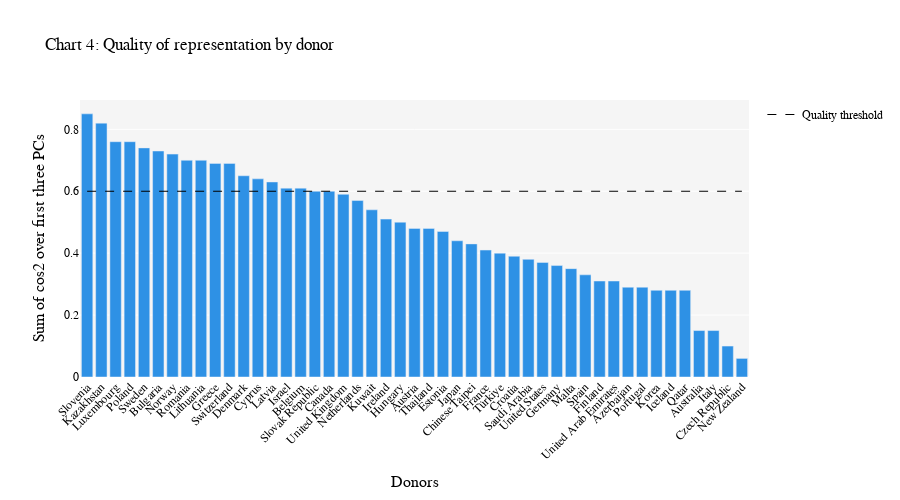

The notebook cell this image was saved under:
### Code cell
def create_cos2_chart(cos2_df):
    
    cos2_df.sort_values('Sum_cos2', ascending=False, inplace=True)
    
    fig = go.Figure()
    
    fig.add_trace(go.Bar(
        x=cos2_df['Donor'],
        y=cos2_df['Sum_cos2'],
        marker_color=px.colors.qualitative.Dark24[0],
        showlegend=False
    ))
    
    fig.add_trace(
        go.Scatter(
            x=cos2_df['Donor'],
            y=[0.6]*len(cos2_df['Donor']),
            mode="lines",
            line=dict(color='black', width=1, dash='dash'),
            hoverinfo='skip',
            name='Quality threshold'
        )
    )

    
    fig.update_layout(
        title="Chart 4: Quality of representation by donor",
        height=500,
        plot_bgcolor='rgb(245, 245, 245)',
        font_family='Montserrat',
        font_color='black',
        font_size=12
    )
    fig.update_xaxes(tickangle=-45, title=dict(text="Donors", font=dict(size=16)))
    fig.update_yaxes(title=dict(text="Sum of cos2 over first three PCs", font=dict(size=16)))
    return fig

fig19 = create_cos2_chart(cos2_df)
fig19.show()

### Figure 1 — Plotly figure (JSON) as saved in the notebook; plotly's stock layout.template omitted (floating-point values rounded to 4 significant figures)
{"data": [{"marker": {"color": "#2E91E5"}, "showlegend": false, "type": "bar", "x": ["Slovenia", "Kazakhstan", "Luxembourg", "Poland", "Sweden", "Bulgaria", "Norway", "Romania", "Lithuania", "Greece", "Switzerland", "Denmark", "Cyprus", "Latvia", "Israel", "Belgium", "Slovak Republic", "Canada", "United Kingdom", "Netherlands", "Kuwait", "Ireland", "Hungary", "Austria", "Thailand", "Estonia", "Japan", "Chinese Taipei", "France", "Türkiye", "Croatia", "Saudi Arabia", "United States", "Germany", "Malta", "Spain", "Finland", "United Arab Emirates", "Azerbaijan", "Portugal", "Korea", "Iceland", "Qatar", "Australia", "Italy", "Czech Republic", "New Zealand"], "y": [0.85, 0.82, 0.76, 0.76, 0.74, 0.73, 0.72, 0.7, 0.7, 0.69, 0.69, 0.65, 0.64, 0.63, 0.61, 0.61, 0.6, 0.6, 0.59, 0.57, 0.54, 0.51, 0.5, 0.48, 0.48, 0.47, 0.44, 0.43, 0.41, 0.4, 0.39, 0.38, 0.37, 0.36, 0.35, 0.33, 0.31, 0.31, 0.29, 0.29, 0.28, 0.28, 0.28, 0.15, 0.15, 0.1, 0.06]}, {"hoverinfo": "skip", "line": {"color": "black", "dash": "dash", "width": 1}, "mode": "lines", "name": "Quality threshold", "type": "scatter", "x": ["Slovenia", "Kazakhstan", "Luxembourg", "Poland", "Sweden", "Bulgaria", "Norway", "Romania", "Lithuania", "Greece", "Switzerland", "Denmark", "Cyprus", "Latvia", "Israel", "Belgium", "Slovak Republic", "Canada", "United Kingdom", "Netherlands", "Kuwait", "Ireland", "Hungary", "Austria", "Thailand", "Estonia", "Japan", "Chinese Taipei", "France", "Türkiye", "Croatia", "Saudi Arabia", "United States", "Germany", "Malta", "Spain", "Finland", "United Arab Emirates", "Azerbaijan", "Portugal", "Korea", "Iceland", "Qatar", "Australia", "Italy", "Czech Republic", "New Zealand"], "y": [0.6, 0.6, 0.6, 0.6, 0.6, 0.6, 0.6, 0.6, 0.6, 0.6, 0.6, 0.6, 0.6, 0.6, 0.6, 0.6, 0.6, 0.6, 0.6, 0.6, 0.6, 0.6, 0.6, 0.6, 0.6, 0.6, 0.6, 0.6, 0.6, 0.6, 0.6, 0.6, 0.6, 0.6, 0.6, 0.6, 0.6, 0.6, 0.6, 0.6, 0.6, 0.6, 0.6, 0.6, 0.6, 0.6, 0.6]}], "layout": {"font": {"color": "black", "family": "Montserrat", "size": 12}, "height": 500, "plot_bgcolor": "rgb(245, 245, 245)", "title": {"text": "Chart 4: Quality of representation by donor"}, "xaxis": {"tickangle": -45, "title": {"font": {"size": 16}, "text": "Donors"}}, "yaxis": {"title": {"font": {"size": 16}, "text": "Sum of cos2 over first three PCs"}}}}
